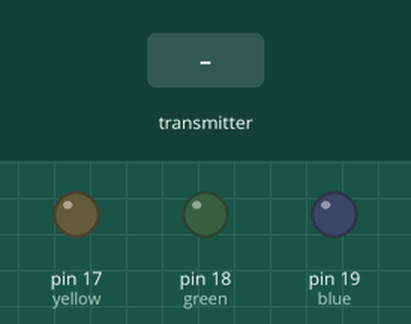
Simulated run of this sketch. Board: Arduino Uno, built with avr-gcc and run on an emulated ATmega328P. Parts: output pins drawn as LEDs (lit = HIGH). Dashed ring = blinking. The test bench sets the inputs (shaded band). Random numbers use the default seed unless the sketch sets one; no radio packets arrive unless stated; what the sketch prints to the serial monitor is not drawn.

Above: at 7.0 s.
7.1 s: the transmitter starts sending c = 0
At 7.3 s:
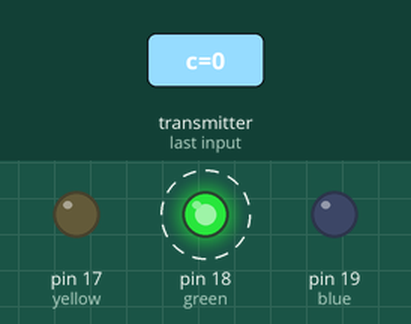
At 7.7 s:
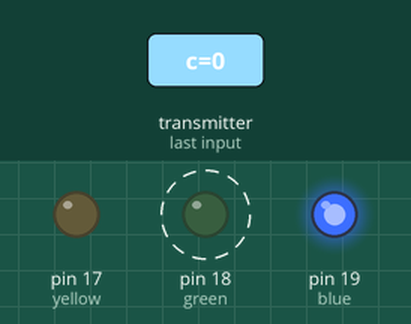
10.1 s: the transmitter starts sending c = 64
13.1 s: the transmitter starts sending c = 128
At 30.72 s:
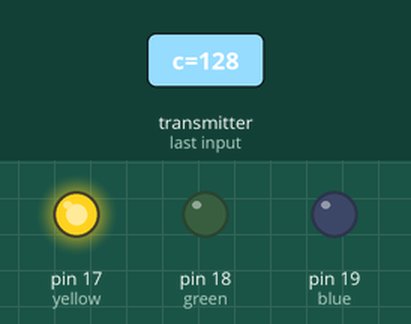
Timing chart, 0 to 43.0 s (numbered marks = the images above; inputs shaded):
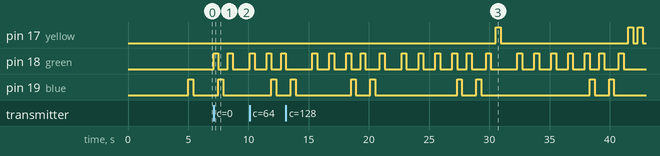

The sketch:

finalWirelessSpaceTeamTeensy.ino
```cpp
#include <nRF24L01.h>
#include <printf.h>
#include <RF24.h>
#include <RF24_config.h>
#include <SPI.h>


#define CE 9
#define CS 10
#define green 18
#define blue 19
#define yellow 17

unsigned char r = 'a';
unsigned char x[] = {'Y','G','B'};
bool roundOver = false;
int i =0;

RF24 radiomodule(CE,CS);

String seq = "";
String playerInput = "";
int inputtedLen = 0;
int seqLength = 0;
int it = 1;


void setup() {
  // put your setup code here, to run once:
  pinMode(green,OUTPUT);
  pinMode(blue,OUTPUT);
  pinMode(yellow,OUTPUT);
  Serial.begin(9600);

  radiomodule.begin();
  radiomodule.setChannel(6);
  radiomodule.setPALevel(RF24_PA_MIN);
  radiomodule.setDataRate(RF24_1MBPS);

  radiomodule.setAutoAck(1, true);
  radiomodule.setAutoAck(0, true);
  radiomodule.setPayloadSize(sizeof(unsigned char));
  radiomodule.openReadingPipe(1,0xe8e8e8e8e8);
  radiomodule.openWritingPipe(0x6161616161);
  radiomodule.setCRCLength(RF24_CRC_16);
  radiomodule.startListening();

  randomSeed(analogRead(5));
    delay(5000);

  generateSeq();
  Serial.println("About to Flash Sequence");
    flashSeq();
    Serial.print("Flashed Sequence: ");
    Serial.println(seq);
  //Serial.println(seq);

}

void loop() {
  // put your main code here, to run repeatedly:

//  Serial.print("Sequence: ");
//  Serial.println(seq);
//  Serial.print("Iteration ");
//  Serial.println(it);
//  it++;
  delay(1000);

    sendSeq(i);
    unsigned char ack = listenForArduino();
    while (ack == '9') {
      ack = listenForArduino();
    }
    displayAck(ack);

  digitalWrite(green,HIGH);
  delay(400);
  digitalWrite(green,LOW);
  Serial.println("Correct!");
  i++;
  if (i == seqLength) {
    generateSeq();
    Serial.println("About to Flash Sequence");
    flashSeq();
    Serial.print("Flashed Sequence: ");
    Serial.println(seq);
    i=0;
  }
}
```

gameFunctions.ino
```cpp
unsigned char listenForArduino(){
  radiomodule.startListening();
  unsigned char c = '9';
  while(!radiomodule.available());
  if (radiomodule.available()){
    radiomodule.read(&c,sizeof(unsigned char));
    Serial.print("Acknowledgement: ");
    Serial.println((char)c);
  }
  return c;
}

void sendSeq(int index){
  radiomodule.stopListening();
  unsigned char x = seq[index];
  while (!radiomodule.write(&x,sizeof(unsigned char))){
    Serial.print("Package Not sent yet: ");
    Serial.println((char)x);
    delay(100);
  }
  Serial.println("Package Sent ");
}

void displayAck(unsigned char corr){
  if (corr == '0') {
    digitalWrite(blue,HIGH);
    Serial.println("GAME OVER");
    while(true);
  }
}


void generateSeq() {
  int i = random(0,3);
  //Serial.print("Random Number ");
  //Serial.println(i);
  unsigned char newC = x[i];
  //Serial.print("Random Char ");
  //Serial.println((char)newC);
  seq.concat((char)newC);
  seqLength++;

}


void flashSeq() {
  int i = 0;
  int color = 0;
  while(i<seqLength) {
    switch(seq[i]) {
      case 'G':
        color = green;
        break;
      case 'Y':
        color = yellow;
        break;
      case 'B':
        color = blue;
        break;
    }
    i++;
    digitalWrite(color,HIGH);
    delay(400);
    digitalWrite(color,LOW);
    delay(400);
  }
}
```

Measured:
- after the input at 7.1 s, pin 18 (green): alternates HIGH for 0.40 s and LOW for 0.80 s, starting at once; pin 19 (blue): LOW → HIGH after 0.40 s, → LOW 0.40 s later
